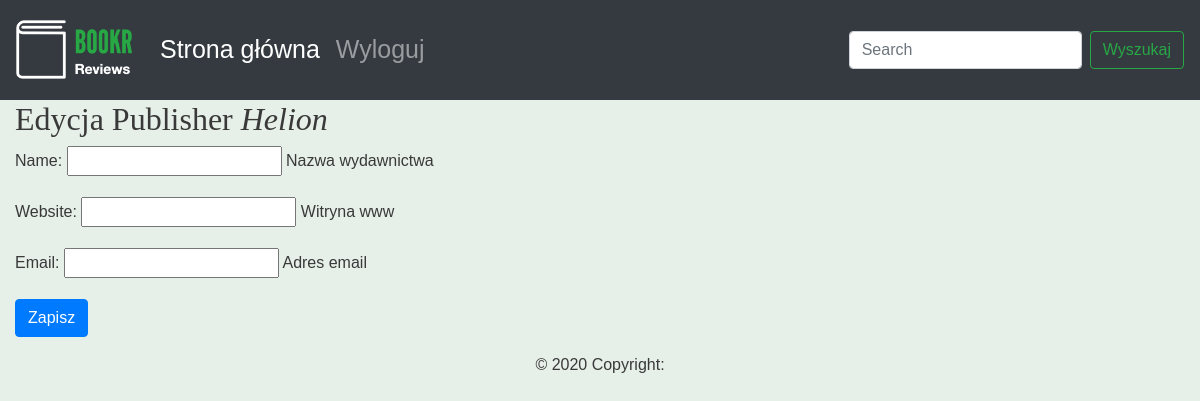
Page /publishers/2/ on the earlier database version.
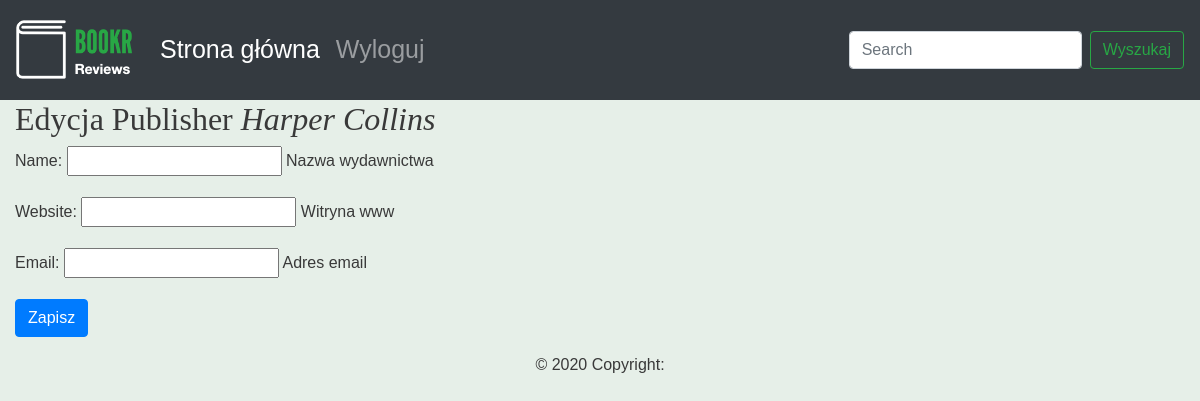
Same page on the later database version.
### reviews/models.py (models this page shows)
class Publisher(models.Model):
    name = models.CharField(max_length=50, help_text="Nazwa wydawnictwa")
    website = models.URLField(help_text="Witryna www")
    email = models.EmailField(help_text="Adres email")
    def __str__(self):
        return self.name

### reviews/views.py (the view)
# urls.py: path('publishers/<int:pk>/', views.publisher_edit, name="publisher_edit"),
def publisher_edit(request, pk=None):
    if pk is not None:
        publisher = get_object_or_404(Publisher, pk=pk)
    else:
        publisher = None
    if request.method == "POST":
        form = PublisherForm(request.POST)
        if form.is_valid():
            updated_publisher = form.save()
            if publisher is None:
                messages.success(request, "Utworzono wydawnictwo \"{}\".".format(updated_publisher))
            else:
                messages.success(request, "Wydawnictwo \"{}\" zostało uaktualnione.".format(updated_publisher))
            return redirect("publisher_edit", updated_publisher.pk)
    else:
        form = PublisherForm()
    return render(request, "reviews/instance-form.html",
                  {"form": form, "instance": publisher, "model_type": "Publisher"})

### reviews/forms.py
class PublisherForm(forms.ModelForm):
    class Meta:
        model = Publisher
        fields = "__all__"

### reviews/templates/reviews/instance-form.html (shortened to what this page needs)
{% extends 'reviews/base.html' %}
{% block content %}
<h2>
    {% if instance %}
        Edycja {{ model_type }} <em>{{ instance }}</em>
    {% else %}
        Nowy {{ model_type }}
    {% endif %}
</h2>
<form method="post" {% if is_file_upload %}enctype="multipart/form-data"{% endif %}>
    {{ form.as_p }}
    <button type="submit" class="btn btn-primary">
        {% if instance %}Zapisz{% else %}Utwórz{% endif %}
    </button>
</form>
{% endblock %}

Differences in the rows shown:
changed Publisher: name "Helion" → "Harper Collins"
